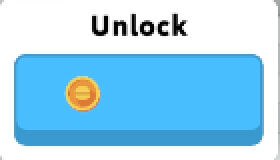
#> input picture Assets/unlock.png, 140 x 80 px (shown 2 times larger)
$ python -i matcher.py   (imports and definitions only)
#> lines starting #> are read from the running program, lines starting #| are printed output that depends on the picture; after the words box and inside, x2 and y2 are one past the last pixel; in counts of white or black regions, pixels touching at a corner belong together
import logging
from functools import lru_cache
from typing import Any

import cv2
import numpy as np

try:
    import supervision as sv
except Exception as exc:
    sv = None
    _SUPERVISION_IMPORT_ERROR = exc
else:
    _SUPERVISION_IMPORT_ERROR = None

logger = logging.getLogger(__name__)

MatchResult = tuple[bool, float, int, int]
MatchCandidate = tuple[float, int, int, int, int]
Point = tuple[int, int]
HsvRange = tuple[np.ndarray, np.ndarray]
DEFAULT_SCALES = (1.0,)
RED_HSV_RANGES = (
    ((0, 80, 80), (10, 255, 255)),
    ((160, 80, 80), (179, 255, 255)),
)
TemplateMatchMatrix = tuple[np.ndarray, float, Point]
MAX_LOCAL_MINIMA_COMPONENTS = 2_048


class ImageMatcher:
    def __init__(self, threshold: float = 0.85) -> None:
        self.threshold = self._normalize_threshold(threshold)
        self._normalized_mask_cache: dict[tuple[int, tuple[int, ...], str], np.ndarray] = {}
        self._hsv_range_cache: dict[
            tuple[tuple[tuple[int, int, int], tuple[int, int, int]], ...],
            list[HsvRange],
        ] = {}

    @staticmethod
    def _normalize_threshold(value: Any, default: float = 0.85) -> float:
        try:
            fallback = float(default)
        except (TypeError, ValueError):
            fallback = 0.85
        if not np.isfinite(fallback):
            fallback = 0.85
        fallback = max(0.0, min(1.0, fallback))

        try:
            threshold = float(value)
        except (TypeError, ValueError):
            return fallback
        if not np.isfinite(threshold):
            return fallback
        return max(0.0, min(1.0, threshold))

    @staticmethod
    def _normalize_image(image: np.ndarray, label: str) -> np.ndarray:
        if image is None or not hasattr(image, "shape") or image.size == 0:
            raise ValueError(f"{label} is empty")
        if image.ndim == 2:
            return cv2.cvtColor(image, cv2.COLOR_GRAY2BGR)
        if image.ndim == 3 and image.shape[2] == 3:
            return image
        if image.ndim == 3 and image.shape[2] == 4:
            return cv2.cvtColor(image, cv2.COLOR_BGRA2BGR)
        raise ValueError(f"{label} has unsupported shape {image.shape}")

    # [66 lines left out: functions _normalize_mask, _safe_match_template, not called in this run]

    @staticmethod
    def supervision_available() -> bool:
        return sv is not None

    # [149 lines left out: functions _candidate_xyxy, _candidate_class_id, _normalized_detection_candidate, _candidate_detection_arrays, _filtered_detection_candidate_indexes, filter_candidates_with_supervision_nms, not called in this run]

    @staticmethod
    def _failed_match(confidence: float = 0.0) -> MatchResult:
        return False, float(confidence), 0, 0

    # [117 lines left out: functions _template_fits_screenshot, _center_from_location, load_template, _passes_optional_gates, find_template, not called in this run]

    @staticmethod
    def _normalize_hsv_component(values: np.ndarray) -> np.ndarray | None:
        try:
            hue = int(values[0])
            saturation = int(values[1])
            value = int(values[2])
        except (TypeError, ValueError, OverflowError, IndexError):
            return None
        return np.array(
            [
                max(0, min(179, hue)),
                max(0, min(255, saturation)),
                max(0, min(255, value)),
            ],
            dtype=np.uint8,
        )

    @classmethod
    def _normalize_hsv_range(cls: type["ImageMatcher"], hsv_range: Any) -> HsvRange | None:
        try:
            lower, upper = hsv_range
            lower = np.array(lower, dtype=np.int16)
            upper = np.array(upper, dtype=np.int16)
        except (TypeError, ValueError):
            return None
        if lower.shape != (3,) or upper.shape != (3,):
            return None
        lower_component = cls._normalize_hsv_component(lower)
        upper_component = cls._normalize_hsv_component(upper)
        if lower_component is None or upper_component is None:
            return None
        return lower_component, upper_component

    @staticmethod
    def _hsv_range_cache_key(
        hsv_ranges: Any,
    ) -> tuple[tuple[tuple[int, int, int], tuple[int, int, int]], ...] | None:
        try:
            return tuple(
                (
                    tuple(int(component) for component in lower),
                    tuple(int(component) for component in upper),
                )
                for lower, upper in hsv_ranges
            )
        except (TypeError, ValueError, OverflowError):
            return None

    def _normalize_hsv_ranges(self, hsv_ranges: Any) -> list[HsvRange]:
        if hsv_ranges is None:
            return []
        try:
            hsv_range_items = tuple(hsv_ranges)
        except TypeError:
            return []
        if not hsv_range_items:
            return []
        cache_key = self._hsv_range_cache_key(hsv_range_items)
        if cache_key is not None:
            cached_ranges = self._hsv_range_cache.get(cache_key)
            if cached_ranges is not None:
                return cached_ranges
        try:
            normalized_ranges = [
                normalized_range
                for hsv_range in hsv_range_items
                if (normalized_range := self._normalize_hsv_range(hsv_range)) is not None
            ]
        except TypeError:
            return []
        if cache_key is not None:
            if len(self._hsv_range_cache) >= 64:
                self._hsv_range_cache.clear()
            self._hsv_range_cache[cache_key] = normalized_ranges
        return normalized_ranges

    @staticmethod
    def _apply_hsv_range_mask(hsv_region: np.ndarray, lower: np.ndarray, upper: np.ndarray) -> np.ndarray:
        if int(lower[0]) <= int(upper[0]):
            return cv2.inRange(hsv_region, lower, upper)

        lower_wrap = lower.copy()
        upper_wrap = upper.copy()
        lower_wrap[0] = 0
        upper_wrap[0] = 179
        return cv2.bitwise_or(
            cv2.inRange(hsv_region, lower, upper_wrap),
            cv2.inRange(hsv_region, lower_wrap, upper),
        )

    # [196 lines left out: functions _check_hsv_gate, find_all_templates, find_all_hsv_mask_templates, _finalize_template_matches, _scaled_template_and_mask, _valid_scale and 1 more, not called in this run]

    def _combined_hsv_mask(self, image: np.ndarray, hsv_ranges: Any) -> np.ndarray | None:
        ranges = self._normalize_hsv_ranges(hsv_ranges)
        if not ranges:
            return None

        try:
            normalized_image = self._normalize_image(image, "hsv image")
            hsv_image = cv2.cvtColor(normalized_image, cv2.COLOR_BGR2HSV)
        except (ValueError, cv2.error) as exc:
            logger.debug("HSV mask conversion failed: %s", exc)
            return None

        combined_mask = np.zeros(normalized_image.shape[:2], dtype=np.uint8)
        for lower, upper in ranges:
            combined_mask = cv2.bitwise_or(combined_mask, self._apply_hsv_range_mask(hsv_image, lower, upper))

        if not np.any(combined_mask):
            return None
        combined_mask[combined_mask > 0] = 255
        return combined_mask

    def red_hsv_mask(self, image: np.ndarray) -> np.ndarray | None:
        return self._combined_hsv_mask(image, RED_HSV_RANGES)

    # [179 lines left out: functions _hsv_template_mask, find_hsv_mask_template_candidates, find_template_candidates, _local_minima_kernel, _local_minima_candidates, _box_intersection_over_union and 2 more, not called in this run]

>>> import cv2
>>> picture = cv2.imread('../Assets/unlock.png')
#> picture is the input picture: shape (80, 140, 3); mean B, G, R 239.4, 211.6, 158.5
>>> result = ImageMatcher().red_hsv_mask(picture)
#> in _combined_hsv_mask, `hsv_image = cv2.cvtColor(normalized_image, cv2.COLOR_BGR2HSV)`: hsv_image: shape (80, 140, 3); mean H, S, V 54.8, 92.4, 242.8
#> the loop in _combined_hsv_mask, `for lower, upper in ranges:` made 2 passes
#> pass 1, in _combined_hsv_mask, `combined_mask = cv2.bitwise_or(combined_mask, self._apply_hsv_range_ma..`:
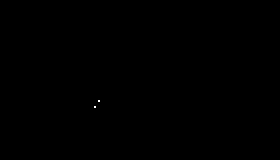
#> combined_mask: shape (80, 140) (shown 2 times larger); 0.02% white in thin lines or dots, all inside (x1, y1, x2, y2) = (47, 50, 50, 54)
